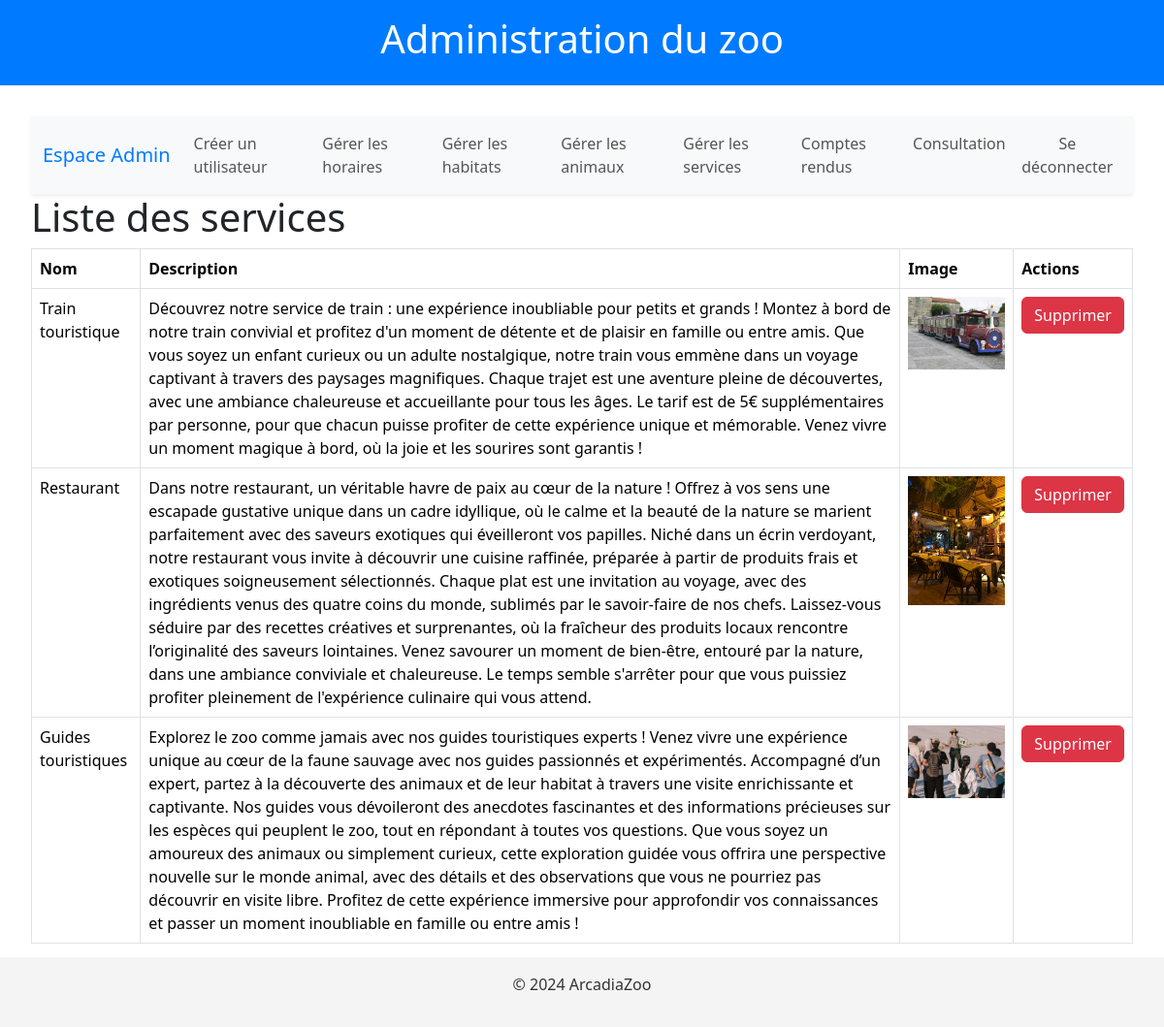
The app's page /list-services (signed in) with its own data.
### tables this page shows
CREATE TABLE `services` (
  `id` int NOT NULL,
  `name` varchar(255) NOT NULL,
  `description` text,
  `image` varchar(255) DEFAULT NULL,
  `created_at` timestamp NULL DEFAULT CURRENT_TIMESTAMP
);

### controllers/ServiceController.php (called while the page is built, shortened)
<?php
class ServiceController {
    private $serviceModel;
    public function __construct() {
        $this->serviceModel = new Service();
    }
    public function listServices() {
        $services = $this->serviceModel->getAllServices();
        require_once __DIR__ . '/../views/admin/list_services.php';
    }
}

### public/index.php (called while the page is built, shortened)
<?php
require_once __DIR__ . '/../config/Database.php';
require_once __DIR__ . '/../controllers/ServiceController.php';
require_once __DIR__ . '/../models/Service.php';
$router = new Router();
$router->add('/', function() {
    $publicController = new PublicController();
    $publicController->home();
});
$router->add('/login', function() {
    require_once __DIR__ . '/../views/login.php';
});
$router->add('/login-submit', function() {
    $loginController = new LoginController();
    $loginController->login();
});
$router->add('/logout', function() {
    session_start();
    session_destroy();
    header('Location: /login');
    exit;
});
$router->add('/admin-dashboard', function() {
    require_once __DIR__ . '/../views/admin/admin-dashboard.php';
});
$router->add('/employee-dashboard', function() {
    require_once __DIR__ . '/../views/employe/employee-dashboard.php';
});
$router->add('/veto-dashboard', function() {
    require_once __DIR__ . '/../views/veto/veto-dashboard.php';
});
$router->add('/create-user', function() {
    $userController = new UserController();
    $userController->createUser();
});
$router->add('/create-user-submit', function() {
    $userController = new UserController();
    $userController->createUser();
});
$router->add('/showHours', function() {
    $openingHoursController = new OpeningHoursController();
    $openingHoursController->showHours();
});
$router->add('/updateHours', function() {
    $openingHoursController = new OpeningHoursController();
    $openingHoursController->updateHours();
});
$router->add('/list-habitats', function() {
    $habitatController = new HabitatController();
    $habitatController->listHabitats();
});
$router->add('/create-habitat', function() {
    $habitatController = new HabitatController();
    $habitatController->createHabitat();
});
$router->add('/create-habitat-submit', function() {
    $habitatController = new HabitatController();
    $habitatController->createHabitat();
});
$router->add('/edit-habitat', function() {
    $habitatController = new HabitatController();
    $habitatController->editHabitat();
});
$router->add('/delete-habitat', function() {
    $habitatController = new HabitatController();
    $habitatController->deleteHabitat();
});
$router->add('/list-animals', function() {
    $animalController = new AnimalController();
    $animalController->listAnimals();
});
$router->add('/create-animal', function() {
    $animalController = new AnimalController();
    $animalController->createAnimal();
});
$router->add('/create-animal-submit', function() {
    $animalController = new AnimalController();
    $animalController->createAnimal();
});
$router->add('/edit-animal', function() {
    $animalController = new AnimalController();
    $animalController->editAnimal();
});
$router->add('/delete-animal', function() {
    $animalController = new AnimalController();
    $animalController->deleteAnimal();
});
$router->add('/admin-animal-count', function() {
    $animalController = new AnimalController();
    $animalController->showAnimalCount();
});
$router->add('/list-services', function() {
    $serviceController = new ServiceController();
    $serviceController->listServices();
});
$router->add('/create-service', function() {
    $serviceController = new ServiceController();
    $serviceController->createService();
});
$router->add('/create-service-submit', function() {
    $serviceController = new ServiceController();
    $serviceController->createService();
});
$router->add('/edit-services', function() {
    $serviceController = new ServiceController();
    $serviceController->editService();
});
$router->add('/edit-service-submit', function() {
    $serviceController = new ServiceController();
    $serviceController->updateService();
});
$router->add('/edit-services', function() {
    $serviceController = new ServiceController();
    $serviceController->listService();
});
$router->add('/delete-service', function() {
    $serviceController = new ServiceController();
    $serviceController->deleteService();
});
$router->add('/add-feeding', function() {
    $feedingController = new FeedingController(new FeedingModel(), new Animal());
    $feedingController->addFeeding();
});
$router->add('/animal-consumptions', function() {
    $feedingModel = new FeedingModel();
    $feedingController = new FeedingController(new FeedingModel(), new Animal());
    $feedingController->listConsumptions();
});
$router->add('/manage-mails', function() {
    $contactController = new ContactController();
    $contactController->manageMails();
});
$router->add('/reply', function() {
    $id = $_GET['id'] ?? null;
    $contactController = new ContactController();
    $contactController->reply($id);
});
$router->add('/send-reply', function() {
    $contactController = new ContactController();
    $contactController->sendReply();
});
$router->add('/animal-reports', function() {
    $reportController = new ReportController();
    $reportController->listReports();
});
$router->add('/add-animal-report', function() {
    $reportController = new ReportController();
    $reportController->addReport();
});
$router->add('/add-habitat-review', function() {
    $habitatController = new HabitatController();
    $habitatController->addReview();
});
$router->add('/dashboard', function() {
    $adminController = new AdminController();
    $adminController->dashboard();
});
$router->add('/manage-reviews', function() {
    $reviewController = new ReviewController();
    $reviewController->manageReviews();
});
$router->add('/update-review', function() {
    $reviewController = new ReviewController();
    $reviewController->updateReview();
});
$router->add('/home', function() {
    $publicController = new PublicController();
    $publicController->home();
});
$router->add('/services', function() {
    $publicController = new PublicController();
    $publicController->services();
});
$router->add('/habitats', function() {
    $publicController = new PublicController();
    $publicController->showHabitats();
});
$router->add('/animal', function() {
    $animalController = new AnimalController();
    $animalController->showAnimalDetails();
});
$router->add('/notice', function() {
    $publicController = new PublicController();
    $publicController->notice();
});
$router->add('/submit-review', function() {
    $reviewController = new ReviewController();
    $reviewController->submitReview();
});
$router->add('/manage-reviews', function() {
    $reviewController = new ReviewController();
    $reviewController->manageReviews();
});
$router->add('/update-review', function() {
    $reviewController = new ReviewController();
    $reviewController->updateReview();
});
$router->add('/contact', function() {
    $contactController = new ContactController();
    $contactController->submitContact();
});
$router->add('/legacy', function() {
    $publicController = new PublicController();
    $publicController->legalNotice();
});
$requestPath = parse_url($_SERVER['REQUEST_URI'], PHP_URL_PATH);
$router->dispatch($requestPath);

### models/Service.php (called while the page is built, shortened)
<?php
class Service {
    private $conn;
    public function __construct() {
        $database = new Database();
        $this->conn = $database->getConnection();
    }
    public function getAllServices() {
        $query = "SELECT * FROM services";
        $stmt = $this->conn->prepare($query);
        $stmt->execute();
        return $stmt->fetchAll(PDO::FETCH_ASSOC);
    }
}

### config/Database.php (called while the page is built, shortened)
<?php
class Database {
    private $host = 'localhost';
    private $dName = 'arcadia';
    private $username = 'eliess';
    private $password = 'Eliess2001#@!';
    public function getConnection() {
        $this->conn = null;
        try {
            $this->conn = new PDO("mysql:host={$this->host};dbname={$this->dName}", $this->username, $this->password);
            $this->conn->setAttribute(PDO::ATTR_ERRMODE, PDO::ERRMODE_EXCEPTION);
        } catch (PDOException $exception) {
            echo "Erreur de connexion : " . $exception->getMessage();
        }
        return $this->conn;
    }
}

### views/admin/list_services.php (the view, shortened to what this page needs)
<?php include __DIR__ . '/../template/header.php'; ?>
<?php include __DIR__ . '/../template/navbar.php'; ?>
<h1>Liste des services</h1>
<table class="table table-bordered">
    <thead>
        <tr>
            <th>Nom</th>
            <th>Description</th>
            <th>Image</th>
            <th>Actions</th>
        </tr>
    </thead>
    <tbody>
        <?php foreach ($services as $service): ?>
            <tr>
                <td><?= htmlspecialchars($service['name']) ?></td>
                <td><?= htmlspecialchars($service['description']) ?></td>
                <td><img src="<?= htmlspecialchars($service['image']) ?>" alt="Image de <?= htmlspecialchars($service['name']) ?>" width="100"></td>
                <td>
                    <a href="/delete-service?id=<?= $service['id'] ?>" onclick="return confirm('Êtes-vous sûr de vouloir supprimer ce service ?')" class="btn btn-danger">Supprimer</a>
                </td>
            </tr>
        <?php endforeach; ?>
    </tbody>
</table>
<a href="/create-service" class="btn btn-success">Créer un nouveau service</a>
<?php include __DIR__ . '/../template/footer.php'; ?>

### public/css/styles.css (style rules this page uses)
body { font-family: 'Roboto', sans-serif; line-height: 1.6; margin: 0; padding: 0; }

### records on screen
services: name "Train touristique", description "Découvrez notre service de train : une expérience inoubliable pour petits et grands ! Montez à bord de notre train convivial et profitez d'un moment de détente et de plaisir en famille ou entre amis. Que vous soyez un enfant curieux ou un adulte nostalgique, notre train vous emmène dans un voyage captivant à travers des paysages magnifiques. Chaque trajet est une aventure pleine de découvertes, avec une ambiance chaleureuse et accueillante pour tous les âges. Le tarif est de 5€ supplémentaires par personne, pour que chacun puisse profiter de cette expérience unique et mémorable. Venez vivre un moment magique à bord, où la joie et les sourires sont garantis !", image (picture)
services: name "Restaurant", description "Dans notre restaurant, un véritable havre de paix au cœur de la nature ! Offrez à vos sens une escapade gustative unique dans un cadre idyllique, où le calme et la beauté de la nature se marient parfaitement avec des saveurs exotiques qui éveilleront vos papilles. Niché dans un écrin verdoyant, notre restaurant vous invite à découvrir une cuisine raffinée, préparée à partir de produits frais et exotiques soigneusement sélectionnés. Chaque plat est une invitation au voyage, avec des ingrédients venus des quatre coins du monde, sublimés par le savoir-faire de nos chefs. Laissez-vous séduire par des recettes créatives et surprenantes, où la fraîcheur des produits locaux rencontre l’originalité…", image (picture)
services: name "Guides touristiques", description "Explorez le zoo comme jamais avec nos guides touristiques experts ! Venez vivre une expérience unique au cœur de la faune sauvage avec nos guides passionnés et expérimentés. Accompagné d’un expert, partez à la découverte des animaux et de leur habitat à travers une visite enrichissante et captivante. Nos guides vous dévoileront des anecdotes fascinantes et des informations précieuses sur les espèces qui peuplent le zoo, tout en répondant à toutes vos questions. Que vous soyez un amoureux des animaux ou simplement curieux, cette exploration guidée vous offrira une perspective nouvelle sur le monde animal, avec des détails et des observations que vous ne pourriez pas découvrir en visite…", image (picture)
